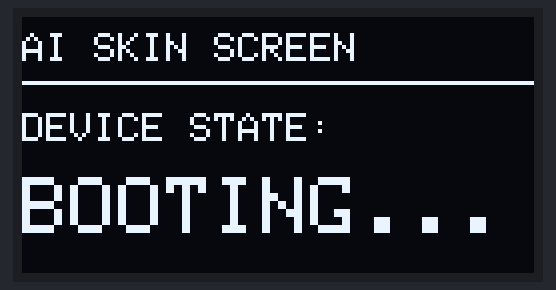
Simulated run of this sketch. Board: ESP32. On the bench: 128×64 one-colour display. What the sketch prints to the serial monitor is not drawn.

Above: at 0.6 s.
At 2.6 s:
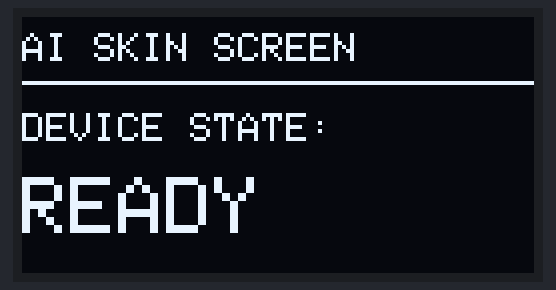
At 4.7 s:
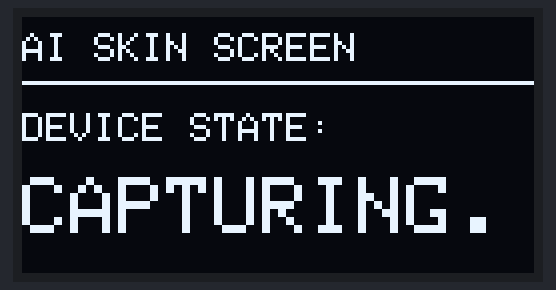
At 6.7 s:
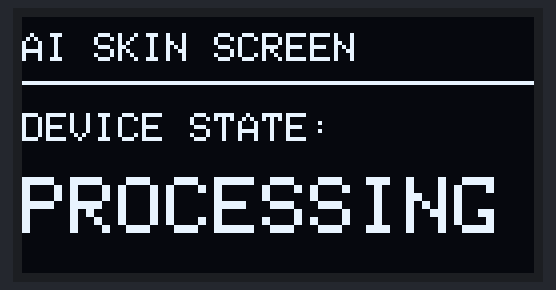
At 8.7 s:
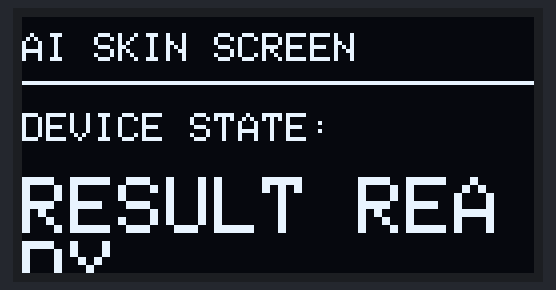

Measured:
- by itself, everything shown: repeats every 12.2 s, in 6 steps
- what the display in image 0 shows lasts 2.0 s, from 0.6 s to 2.6 s

The sketch:

05_oled_display.ino
```cpp
/*
 * Bring-up Stage 05: OLED SSD1306 Graphic & Text Test
 * Hardware:
 *   - 0.96 inch 128x64 SSD1306 OLED (I2C)
 *   - SDA=14, SCL=15, Addr=0x3C
 *
 * Verification goal:
 * 1. Initialize Adafruit_SSD1306 driver.
 * 2. Display short status messages per protocol (BOOTING..., READY, CAPTURING...).
 * 3. Confirm display clears and redraws without corruption.
 */

#include <Arduino.h>
#include <Wire.h>
#include <Adafruit_GFX.h>
#include <Adafruit_SSD1306.h>

#define SCREEN_WIDTH 128
#define SCREEN_HEIGHT 64
#define OLED_RESET -1
#define OLED_ADDR 0x3C
#define PIN_SDA 14
#define PIN_SCL 15

Adafruit_SSD1306 display(SCREEN_WIDTH, SCREEN_HEIGHT, &Wire, OLED_RESET);

static const char* s_demo_states[] = {
    "BOOTING...",
    "READY",
    "CAPTURING...",
    "PROCESSING...",
    "RESULT READY",
    "ERROR"
};

void show_card(const char* header, const char* body) {
    display.clearDisplay();
    display.setTextSize(1);
    display.setTextColor(SSD1306_WHITE);
    display.setCursor(0, 4);
    display.println("AI SKIN SCREEN");
    display.drawLine(0, 16, SCREEN_WIDTH - 1, 16, SSD1306_WHITE);

    display.setTextSize(1);
    display.setCursor(0, 24);
    display.println(header);

    display.setTextSize(2);
    display.setCursor(0, 40);
    display.println(body);
    display.display();
}

void setup() {
    Serial.begin(115200);
    delay(500);
    Serial.println("\nStage 05: OLED Display Test");

    Wire.begin(PIN_SDA, PIN_SCL);
    if (!display.begin(SSD1306_SWITCHCAPVCC, OLED_ADDR)) {
        Serial.println("[ERROR] SSD1306 allocation failed. Check wiring and address!");
        while (1) delay(100);
    }
    Serial.println("SSD1306 OLED initialized successfully.");
}

void loop() {
    for (int i = 0; i < 6; i++) {
        Serial.printf("Displaying: %s\n", s_demo_states[i]);
        show_card("DEVICE STATE:", s_demo_states[i]);
        delay(2000);
    }
}
```
